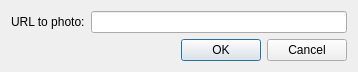
<?xml version="1.0" encoding="UTF-8"?>
<ui version="4.0">
 <class>photoDialog</class>
 <widget class="QDialog" name="photoDialog">
  <property name="geometry">
   <rect>
    <x>0</x>
    <y>0</y>
    <width>358</width>
    <height>69</height>
   </rect>
  </property>
  <property name="windowTitle">
   <string>Photo URL</string>
  </property>
  <layout class="QFormLayout" name="formLayout">
   <item row="0" column="0">
    <widget class="QLabel" name="label">
     <property name="text">
      <string>URL to photo:</string>
     </property>
    </widget>
   </item>
   <item row="0" column="1">
    <widget class="QLineEdit" name="lineEdit"/>
   </item>
   <item row="1" column="0" colspan="2">
    <widget class="QDialogButtonBox" name="buttonBox">
     <property name="orientation">
      <enum>Qt::Horizontal</enum>
     </property>
     <property name="standardButtons">
      <set>QDialogButtonBox::Cancel|QDialogButtonBox::Ok</set>
     </property>
    </widget>
   </item>
  </layout>
 </widget>
 <resources/>
 <connections>
  <connection>
   <sender>buttonBox</sender>
   <signal>accepted()</signal>
   <receiver>photoDialog</receiver>
   <slot>accept()</slot>
   <hints>
    <hint type="sourcelabel">
     <x>248</x>
     <y>254</y>
    </hint>
    <hint type="destinationlabel">
     <x>157</x>
     <y>274</y>
    </hint>
   </hints>
  </connection>
  <connection>
   <sender>buttonBox</sender>
   <signal>rejected()</signal>
   <receiver>photoDialog</receiver>
   <slot>reject()</slot>
   <hints>
    <hint type="sourcelabel">
     <x>316</x>
     <y>260</y>
    </hint>
    <hint type="destinationlabel">
     <x>286</x>
     <y>274</y>
    </hint>
   </hints>
  </connection>
 </connections>
</ui>
